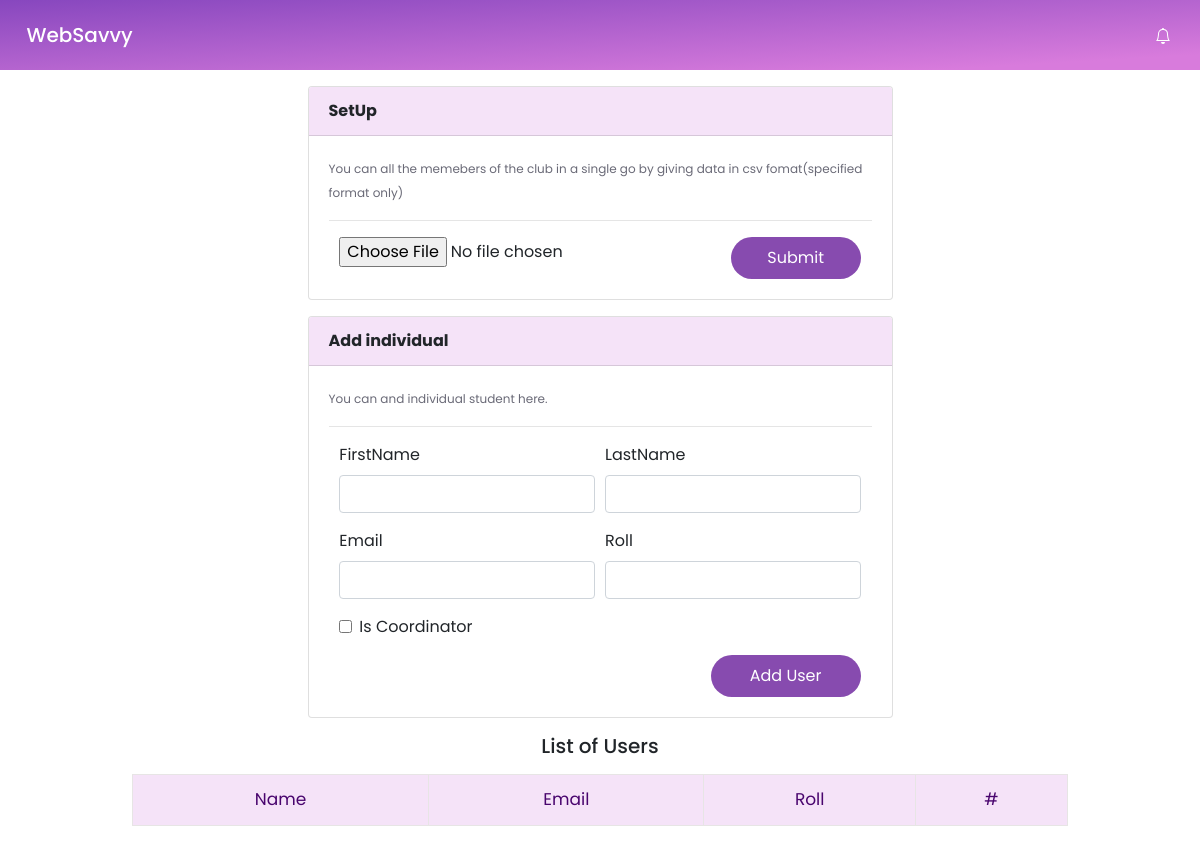
Before: /Coordinator/setup/ (signed in) with the older database file.
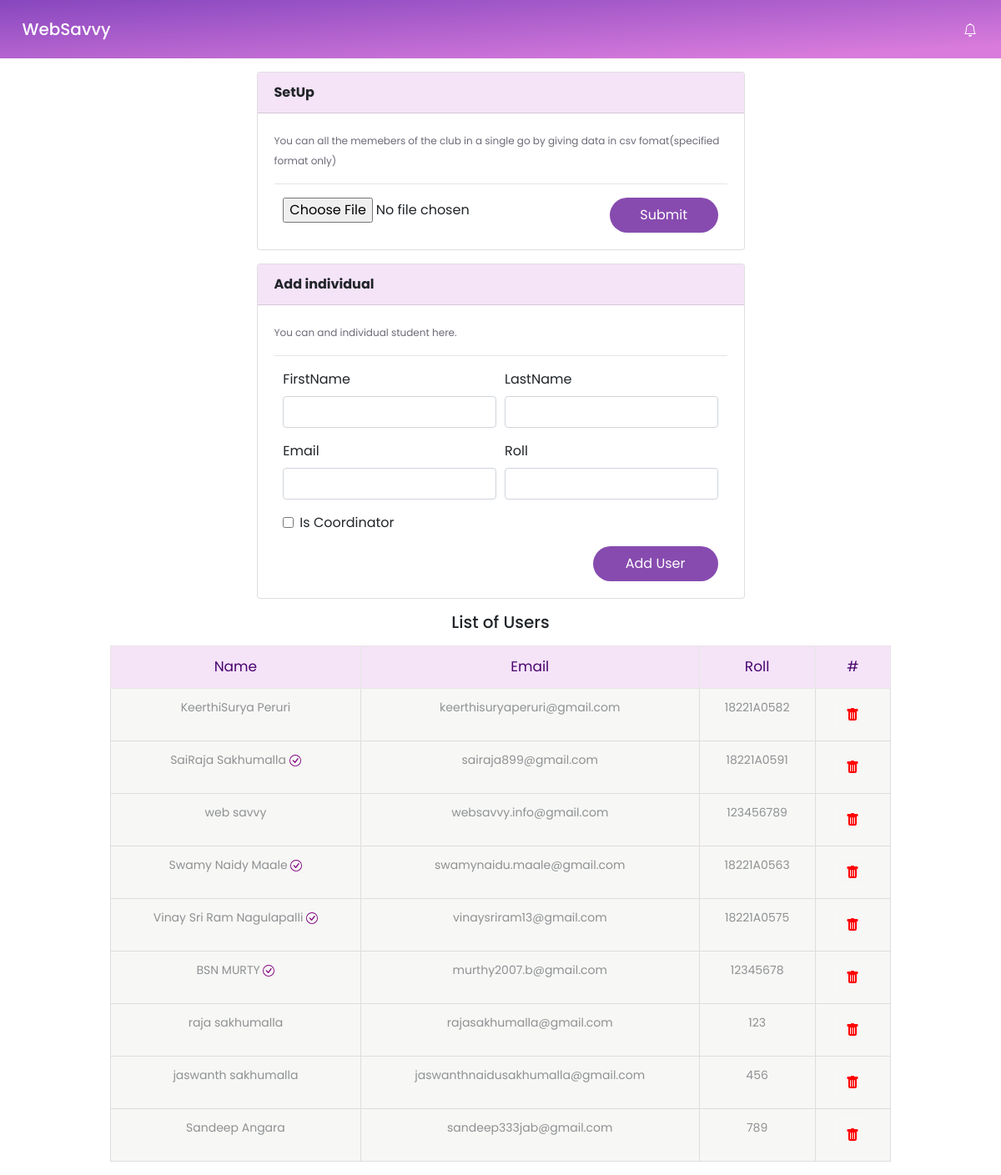
After: the same page with the newer database file.
### App/models.py (models this page shows, shortened)
class NewUser(AbstractBaseUser,PermissionsMixin):
    username = None
    email = models.EmailField(gettext_lazy("email address"),unique=True)
    roll = models.CharField(max_length=10,unique=True)
    firstName = models.CharField(max_length=200,blank=True)
    lastName = models.CharField(max_length=200,blank = True)
    isCoordinator = models.BooleanField(default=False)
    is_staff = models.BooleanField(default=False)
    is_active = models.BooleanField(default=True)
    start_date = models.DateField(default=timezone.now)
    avatar = models.ImageField(upload_to=get_avataar_path, blank=True)
    objects = CustomAccountManager()
    USERNAME_FIELD = "email"
    REQUIRED_FIELDS = ['roll','firstName','lastName']
    def get_fullname(self):
        return self.firstName+" "+self.lastName

### Coordinator/views.py (the view, shortened to what this page needs)
# urls.py: path("setup/",views.setup,name="setup"),
@login_required(login_url="App:loginpage")
def setup(request):
    pass
    users= NewUser.objects.exclude(email="web@gmail.com")
    return render(request,"Coordinator/setup.html",{"users":users})

### Coordinator/templates/Coordinator/setup.html (shortened to what this page needs)
<!doctype html>
{% load static %}
{% load customtags %}
<html lang="en">
<head>
  <link rel="stylesheet" href="https://cdn.jsdelivr.net/npm/bootstrap@4.6.1/dist/css/bootstrap.min.css"
>
  <link rel="stylesheet" href="https://cdnjs.cloudflare.com/ajax/libs/font-awesome/4.7.0/css/font-awesome.min.css">
  <link rel="stylesheet" href="{% static 'Coordinator/css/setup.css' %}" />
</head>
<body>
  <nav class="navbar sticky-top navbar-light bg-light">
    <a href="{% url 'Coordinator:dashboard' %}" class="navbar-brand mb-0 h1" style="color: white;"> &nbsp; WebSavvy</a>
    <span class="navbar-text">
      <button class="btn btn-outlinel-light textdark">
      </button>
    </span>
  </nav>
  <div class="conatiner">
    <div class="row">
      <div class="col-lg-3">
      </div>
      <div class="col-lg-6">
        <div class="card mt-3">
          <div class="card-header" style="background-color: rgb(245, 227, 248);">
            <b>SetUp</b>
          </div>
          <div class="card-body">
            <span style="font-size: 12px; color:rgb(106, 106, 119)">You can all the memebers of the club in a single go
              by giving data in csv fomat(specified format only)</span>
            <hr>
            <div style="margin:2%">
              <form method="POST" enctype="multipart/form-data">
                <input type="file" name="doc" id="file" onchange="return fileValidation()" required />
                <button class="btn1 btn-success" type="submit">Submit</button>
              </form>
            </div>
          </div>
        </div>
        <div class="card mt-3">
          <div class="card-header" style="background-color: rgb(245, 227, 248);">
            <b>Add individual</b>
          </div>
          <div class="card-body">
            <span style="font-size: 12px; color:rgb(106, 106, 119)">You can and individual student here.</span>
            <hr>
            <div style="margin: 2%;">
              <form method="POST">
                <div class="form-row">
                  <div class="form-group col-md-6">
                    <label for="firstname">FirstName</label>
                    <input type="text" class="form-control" id="firstname" name="firstname" required>
                  </div>
                  <div class="form-group col-md-6">
                    <label for="lastname">LastName</label>
                    <input type="text" class="form-control" id="lastname" name="lastname" required>
                  </div>
                  <div class="form-group col-md-6">
                    <label for="email">Email</label>
                    <input type="email" class="form-control" id="email" name="email" required>
                  </div>
                  <div class="form-group col-md-6">
                    <label for="roll">Roll</label>
                    <input type="text" class="form-control" id="roll" name="roll" required>
                  </div>
                </div>
                <div class="form-group">
                  <div class="form-check">
                    <input class="form-check-input" type="checkbox" id="gridCheck" name="iscoordinator">
                    <label class="form-check-label" for="gridCheck">
                      Is Coordinator
                    </label>
                  </div>
                </div>
                <button type="submit" class="btn2 btn-primary">Add User</button>
              </form>
            </div>
          </div>
        </div>
      </div>
    </div>
  </div>
  <center>
    <h5 class="m-3">List of Users</h5>
  </center>
  <center>
    <div class="container-fluid mt-2">
      <table class="table table-striped table-bordered">
        <center>
          <thead class="thead-light">
            <tr>
              <th scope="col">Name</th>
              <th scope="col">Email</th>
              <th scope="col">Roll</th>
              <th scope="col">#</th>
            </tr>
          </thead>
          <tbody>
            {% for user in users %}<tr>
              {% if user.isCoordinator %}<td>{{user.get_fullname}} </td>{% else %}<td>{{user.get_fullname}}</td>{% endif %}
              <td>{{user.email}}</td>
              <td>{{user.roll}}</td>
              <td><button type="button" class="btn btn-outline-light" data-toggle="modal"
                  data-target="#delete{{user.id}}"></button></td>
            </tr>
            {% endfor %}
          </tbody>
        </center>
      </table>
    </div>
  </center>
</body>
</html>

### Coordinator/static/Coordinator/css/setup.css (style rules this page uses)
* { box-sizing: border-box; margin: 0; padding: 0; }
body { background:white; font-family: "Poppins", sans-serif; }
.navbar-light { background: linear-gradient(to bottom right, #7e41bb -10%, #d87bdc 89%); }
.btn1 { width: 130px; background-color: #874baf; color:white; border-radius: 30px; border-color: transparent; padding: 7px; float: right; }
.btn2 { width: 150px; background-color: #874baf; color:white; border-radius: 30px; border-color: transparent; padding: 7px; float: right; }
.container-fluid .table { width: 80%; font-size: 14px; }
.table .thead-light th { background-color: rgb(245, 227, 248);; color:rgb(73, 5, 110); border: 1px solid rgb(231, 229, 229); text-align: center; font-size: 17px; font-weight: 400; }
.table tbody tr td { border: 1px solid rgb(223, 221, 221); background: #f7f7f5; color:#8e9193; text-align: center; font-size: 14px; font-weight: 400; }

Changed rows visible on the page:
added NewUser: get_fullname "KeerthiSurya Peruri", email "keerthisuryaperuri@gmail.com", roll "18221A0582"
added NewUser: get_fullname "SaiRaja Sakhumalla", email "sairaja899@gmail.com", roll "18221A0591"
added NewUser: get_fullname "web savvy", email "websavvy.info@gmail.com", roll "123456789"
added NewUser: get_fullname "Swamy Naidy Maale", email "swamynaidu.maale@gmail.com", roll "18221A0563"
added NewUser: get_fullname "Vinay Sri Ram Nagulapalli", email "vinaysriram13@gmail.com", roll "18221A0575"
added NewUser: get_fullname "BSN MURTY", email "murthy2007.b@gmail.com", roll "12345678"
added NewUser: get_fullname "raja sakhumalla", email "rajasakhumalla@gmail.com", roll "123"
added NewUser: get_fullname "jaswanth sakhumalla", email "jaswanthnaidusakhumalla@gmail.com", roll "456"
added NewUser: get_fullname "Sandeep Angara", email "sandeep333jab@gmail.com", roll "789"
